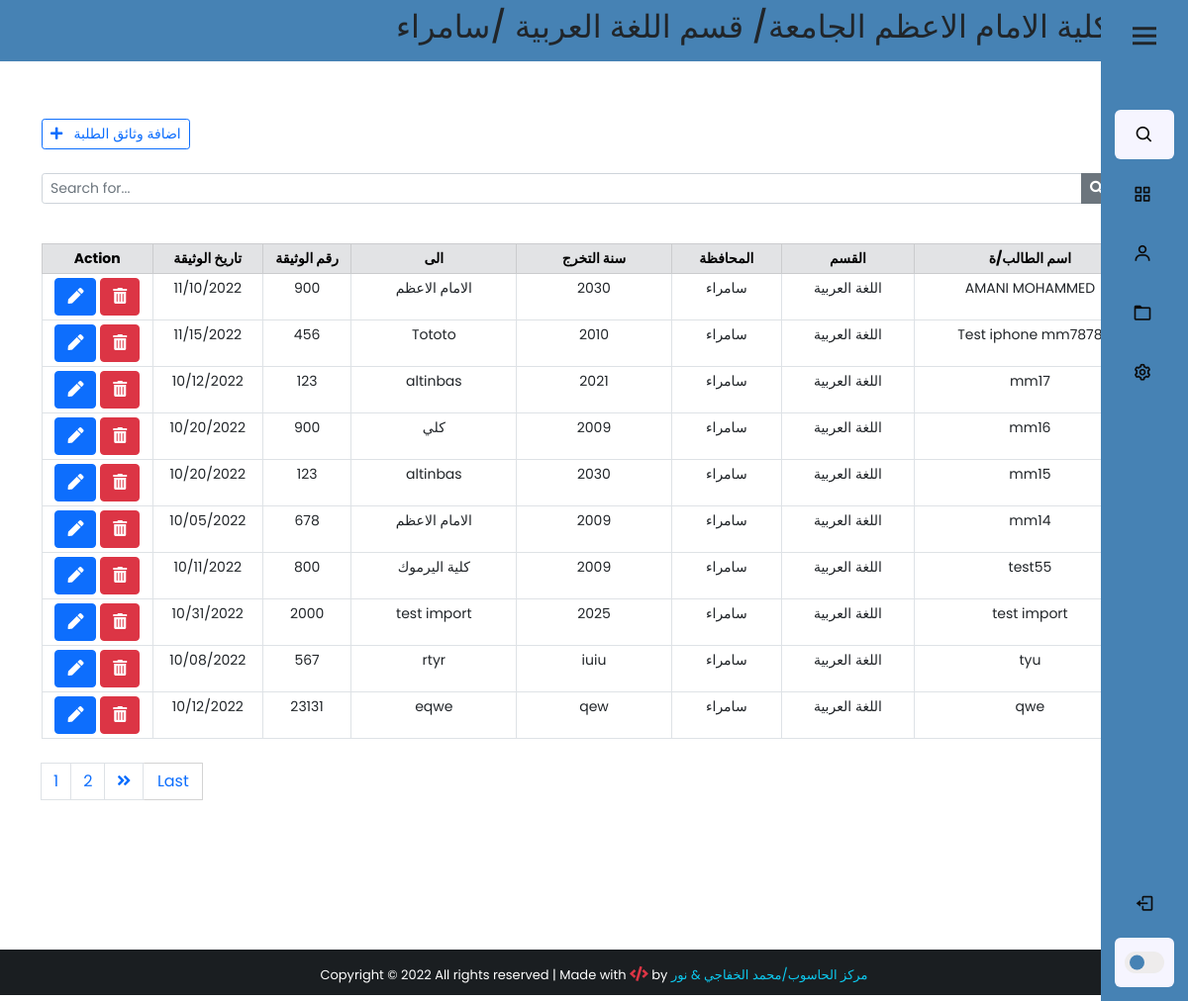
The app's page /backend/ (signed in), older data.
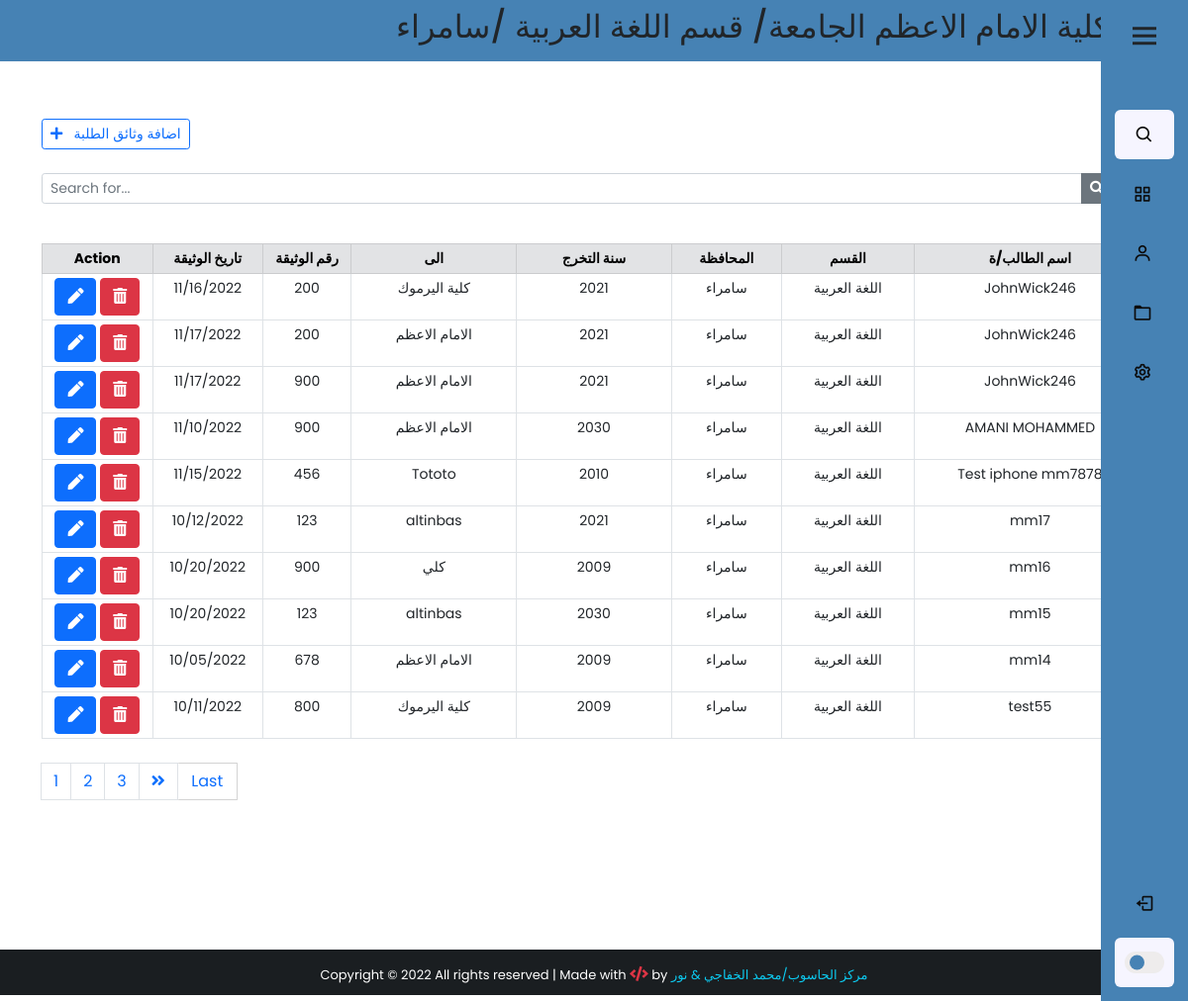
The same page, newer data.
### app/models.py (models this page shows, shortened)
class StudentDocument(models.Model):
    study_list = (
        ("الصباحية", "الصباحية"),
        ("المسائية", "المسائية"),
    )
    user = models.CharField(max_length=100,verbose_name="اسم المستخدم")
    name = models.CharField(max_length=100,verbose_name="اسم الطالب/ة" )
    Dname = models.CharField(max_length=100,verbose_name="القسم")
    study = models.CharField(max_length=20,verbose_name="الدراسة", choices=study_list,null=True,blank=True)
    Cname = models.CharField(max_length=100,verbose_name="المحافظة")
    graduate_year = models.CharField(max_length=100,verbose_name="سنة التخرج")
    to = models.CharField(max_length=250 , verbose_name="الجهة المصدر اليها")
    Dnumber = models.CharField(max_length=20,verbose_name="رقم الوثيقة")
    Ddate = models.DateField(verbose_name="تاريخ الوثيقة",blank=True,null=True)
    note = models.TextField(blank=True,null=True)
    check_post = models.BooleanField(blank=True,null=True,default=False)
    created_at = models.DateTimeField(auto_now_add=True)
    class Meta:
        verbose_name_plural = "جدول وثائق الطلبة"

### app/views.py (the view)
# urls.py: path('backend/', views.backend,name='backend'),
@cache_control(no_cache=True , must_revalidate=True,no_store=True)
@login_required(login_url='login')
def backend(request):
    if 'q' in request.GET:
        q = request.GET['q']
        user = request.user.userprofile
        all_student_list = StudentDocument.objects.filter(
            Q(name__icontains=q) | Q(graduate_year=q) | Q(
                to=q) | Q(Dnumber=q)
        ).order_by('-created_at')
        all_student_list=all_student_list.filter(Dname=user.Dname,Cname=user.Cname,user=user.user)
    else:
        user = request.user.userprofile
        all_student_list = StudentDocument.objects.all().filter(user=user.user,Dname=user.Dname,Cname=user.Cname).order_by('-created_at')
    paginator = Paginator(all_student_list, 10)
    page = request.GET.get('page')
    all_students = paginator.get_page(page)
    context = {
        'studentDoc': all_students,
        'user': user,
    }
    return render(request, 'backend.html', context)

### app/models.py (called while the page is built)
    def __str__(self):
        return self.Dname

    def __str__(self):
        return self.Cname

### app/templates/backend.html (shortened to what this page needs)
{% extends 'base2.html' %}
{% block content %}
<div class="container" style="padding-top:10px;">
     <br><br>
     <div class="d-flex justify-content-between">
          <a href="{% url 'add_studentDoc' %}" class="btn btn-outline-primary btn-sm"> <i class="fas fa-plus"></i>&nbsp;&nbsp; اضافة وثائق الطلبة</a>
     </div>
     <form action="">
          <div class="input-group input-group-sm mb-3 mt-4">
               <input type="text" name="q" class="form-control" placeholder="Search for..." value="{{ request.GET.q }}">
               <button class="btn btn-secondary"><i class="fas fa-search"></i></button>
               <a href="{% url 'backend' %}" class="btn btn-dark" style="margin-left:2px;"></a>
          </div>
     </form>
     <center>
          <table class="table table-bordered table-sm mt-4" style="text-align: center; font-size: 14px;">
               <thead class="table-secondary">
                  <div class="row">
                    <tr>
                         <th class="col-lg-2 col-sm-1" style="width:10%;" colspan="1">Action</th>
                         <th class="col-lg-2 col-sm-1" style="width:10%;">تاريخ الوثيقة</th>
                         <th class="col-lg-2 col-sm-1" style="width:8%;">رقم الوثيقة</th>
                         <th class="col-lg-2 col-sm-1" style="width:15%;">الى</th>
                         <th class="col-lg-2 col-sm-1" style="width:14%;">سنة التخرج</th>
                         <th class="col-lg-2 col-sm-1" style="width:10%;">المحافظة</th>
                         <th class="col-lg-2 col-sm-1" style="width:12%;">القسم</th>
                         <th class="col-lg-2 col-sm-1" style="width:21%;">اسم الطالب/ة</th>
                    </tr>
                    </div>
                    </thead>
               {% for std in studentDoc %}
               <tr>
                    <td>
                         <a href="/studentDoc/{{std.id}}" class="btn btn-primary " title="Edit patient">
                              <i class="fas fa-pen"></i>
                         </a>
                         <a class="btn btn-secondary btn-danger" title="Remove state" data-bs-toggle="modal" data-bs-target="#deleteModal{{std.pk}}">
                              <i class="fas fa-trash-alt"></i>
                    </a>
               </td>
                    <td>{{std.Ddate | date:'m/d/Y' }}</td>
                    <td>{{std.Dnumber}}</td>
                    <td>{{std.to}}</td>
                    <td>{{std.graduate_year}}</td>
                    <td>{{std.Cname}}</td>
                    <td>{{std.Dname}}</td>
                    <td style="text-align:cnter;">{{std.name}}</td>
               </tr>
               {% endfor %}
                </table>
     </center>
     <nav class="mt-4" aria-label="page navigation example">
          {% if studentDoc.has_other_pages %}
          <ul class="pagination justify-content-left">
               {% for i in studentDoc.paginator.page_range %}
               {% if patients.number == i %}
               <li class="page-item active"><span class="page-link">{{i}}<span class="sr-only"></span></span></li>
               {% else %}
               <li class="page-item"><a href="?page={{i}}" class="page-link">{{ i }}</a></li>
               {% endif %}
               {% endfor %}
               {% if studentDoc.has_next %}
               <li class="page-item"><a href="?page={{studentDoc.next_page_number}}" class="page-link"><i class="fas fa-angle-double-right"></i></a></li>
               <a href="?page={{studentDoc.paginator.num_pages}}" class="btn btn-outline-primary mb-4" style="width:60px; border-radius:1px; border:1px solid #d3d3d3; border-left: none;">Last</a>
               {% else %}
               <li class="page-item disabled"></li>
               {% endif %}
          </ul>
          {% endif %}
          </nav>
    <br> <br>
     </div>
{% endblock content %}

Row changes from the older to the newer data that the page shows:
no longer on this page (row unchanged): StudentDocument: Ddate "10/31/2022", Dnumber "2000", to "test import", graduate_year "2025", Cname "سامراء", Dname "اللغة العربية", name "test import"
no longer on this page (row unchanged): StudentDocument: Ddate "10/08/2022", Dnumber "567", to "rtyr", graduate_year "iuiu", Cname "سامراء", Dname "اللغة العربية", name "tyu"
no longer on this page (row unchanged): StudentDocument: Ddate "10/12/2022", Dnumber "23131", to "eqwe", graduate_year "qew", Cname "سامراء", Dname "اللغة العربية", name "qwe"
added StudentDocument: Ddate "11/16/2022", Dnumber "200", to "كلية اليرموك", graduate_year "2021", Cname "سامراء", Dname "اللغة العربية", name "JohnWick246"
added StudentDocument: Ddate "11/17/2022", Dnumber "200", to "الامام الاعظم", graduate_year "2021", Cname "سامراء", Dname "اللغة العربية", name "JohnWick246"
added StudentDocument: Ddate "11/17/2022", Dnumber "900", to "الامام الاعظم", graduate_year "2021", Cname "سامراء", Dname "اللغة العربية", name "JohnWick246"
Text that changed along with them:
new list line: "3"
